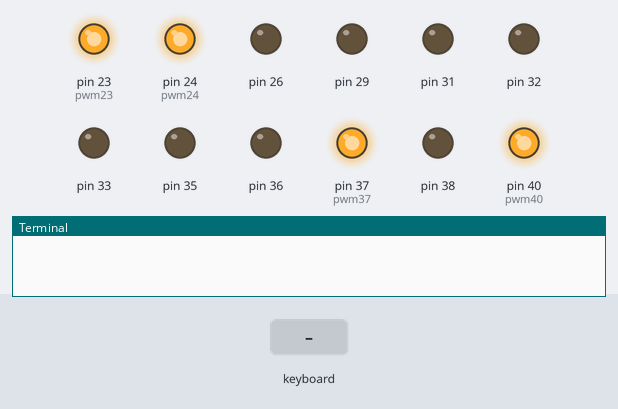
A program run on a simulated Raspberry Pi (header pin numbers). Parts: output pins drawn as LEDs (lit = HIGH), the last lines printed to the terminal. Inputs (shaded band) come from the test bench. The camera gives no picture and a still takes 0.5 s. At 5.9 s the program stops and its outputs stay as they are.

Above: at 1.2 s.
1.3 s: key "w" typed on the keyboard
At 2.5 s:
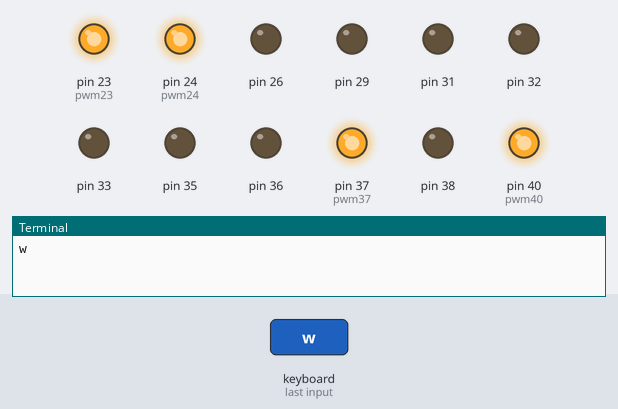
2.9 s: key "1" typed on the keyboard
At 3.6 s:
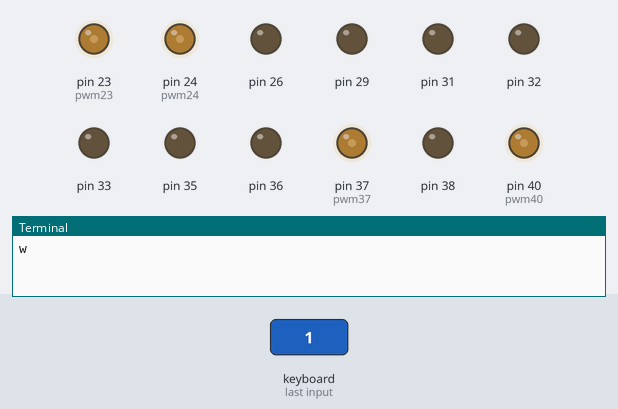
4.4 s: key "3" typed on the keyboard
At 4.7 s:
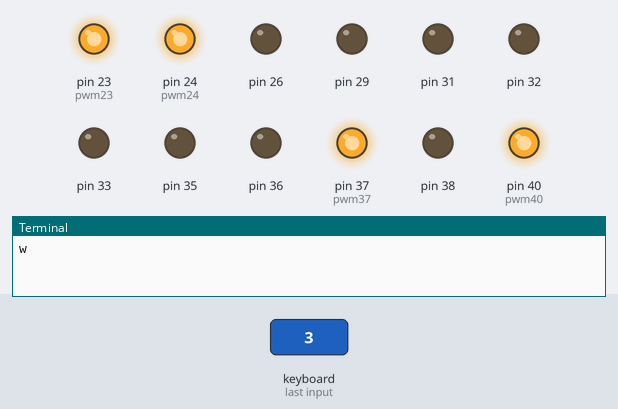
5.9 s: key "o" typed on the keyboard
At 7.1 s:
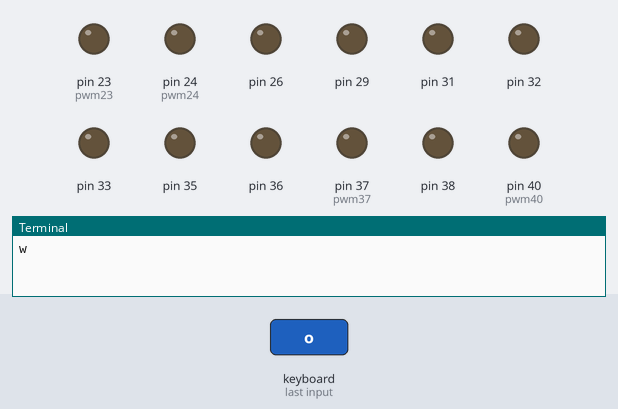
Timing chart, 0 to 7.4 s (numbered marks = the images above; inputs shaded):
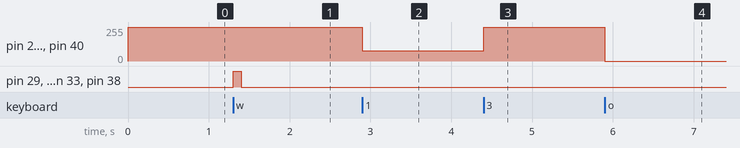

Measured:
- after the input at 1.3 s, pin 29, pin 32, pin 33, pin 38: LOW → HIGH at once, → LOW 0.10 s later
- after the input at 2.9 s, pin 23 (pwm23), pin 24 (pwm24), pin 37 (pwm37), pin 40 (pwm40): 255/255 → 77/255 at once
- after the input at 4.4 s, pin 23 (pwm23), pin 24 (pwm24), pin 37 (pwm37), pin 40 (pwm40): 77/255 → 255/255 at once
- after the input at 5.9 s, pin 23 (pwm23), pin 24 (pwm24), pin 37 (pwm37), pin 40 (pwm40): 255/255 → 0/255 at once

The program:

auto2.py
```python
from picamera import PiCamera , Color
import time
import curses
import RPi.GPIO as GPIO

GPIO.setmode(GPIO.BOARD)
GPIO.setup(40, GPIO.OUT)
GPIO.setup(38, GPIO.OUT)
GPIO.setup(37, GPIO.OUT)
GPIO.setup(36, GPIO.OUT)
GPIO.setup(35, GPIO.OUT)
GPIO.setup(33, GPIO.OUT)
GPIO.setup(32, GPIO.OUT)
GPIO.setup(31, GPIO.OUT)
GPIO.setup(29, GPIO.OUT)
GPIO.setup(26, GPIO.OUT)
GPIO.setup(24, GPIO.OUT)
GPIO.setup(23, GPIO.OUT)

x = 100
pwm40 = GPIO.PWM(40, 100)

pwm24 = GPIO.PWM(24, 100)

pwm37 = GPIO.PWM(37, 100)

pwm23 = GPIO.PWM(23, 100)


pwm40.start(x)
pwm37.start(x)
pwm24.start(x)
pwm23.start(x)


screen = curses.initscr()
curses.noecho()
curses.cbreak()
screen.keypad(True)


try:
        while True:
            char = screen.getch()
            if char == ord('o'):
                break
            elif char == ord('1'):
                  x = 30
                  pwm40.ChangeDutyCycle(x)
                  pwm37.ChangeDutyCycle(x)
                  pwm24.ChangeDutyCycle(x)
                  pwm23.ChangeDutyCycle(x)
            elif char == ord('2'):
                  x = 50
                  pwm40.ChangeDutyCycle(x)
                  pwm37.ChangeDutyCycle(x)
                  pwm24.ChangeDutyCycle(x)
                  pwm23.ChangeDutyCycle(x)
            elif  char == ord('3'):
                  x = 100
                  pwm40.ChangeDutyCycle(x)
                  pwm37.ChangeDutyCycle(x)
                  pwm24.ChangeDutyCycle(x)
                  pwm23.ChangeDutyCycle(x)


            elif char == ord('w'):
                  print("w")
                  GPIO.output(38,True)
                  GPIO.output(36,False)
                  GPIO.output(32,True)
                  GPIO.output(26,False)
                  GPIO.output(29,True)
                  GPIO.output(31,False)
                  GPIO.output(33,True)
                  GPIO.output(35,False)
                  time.sleep(0.1)
                  GPIO.output(38,False)
                  GPIO.output(36,False)
                  GPIO.output(32,False)
                  GPIO.output(26,False)
                  GPIO.output(29,False)
                  GPIO.output(31,False)
                  GPIO.output(33,False)
                  GPIO.output(35,False)

            elif char == ord('s'):
                  GPIO.output(38,False)
                  GPIO.output(36,True)
                  GPIO.output(32,False)
                  GPIO.output(26,True)
                  GPIO.output(29,False)
                  GPIO.output(31,True)
                  GPIO.output(33,False)
                  GPIO.output(35,True)
                  time.sleep(0.1)
                  GPIO.output(38,False)
                  GPIO.output(36,False)
                  GPIO.output(32,False)
                  GPIO.output(26,False)
                  GPIO.output(29,False)
                  GPIO.output(31,False)
                  GPIO.output(33,False)
                  GPIO.output(35,False)


finally:
    #Close down curses properly, inc turn echo back on!
    curses.nocbreak(); screen.keypad(0); curses.echo()
    curses.endwin()
    GPIO.cleanup()
```
